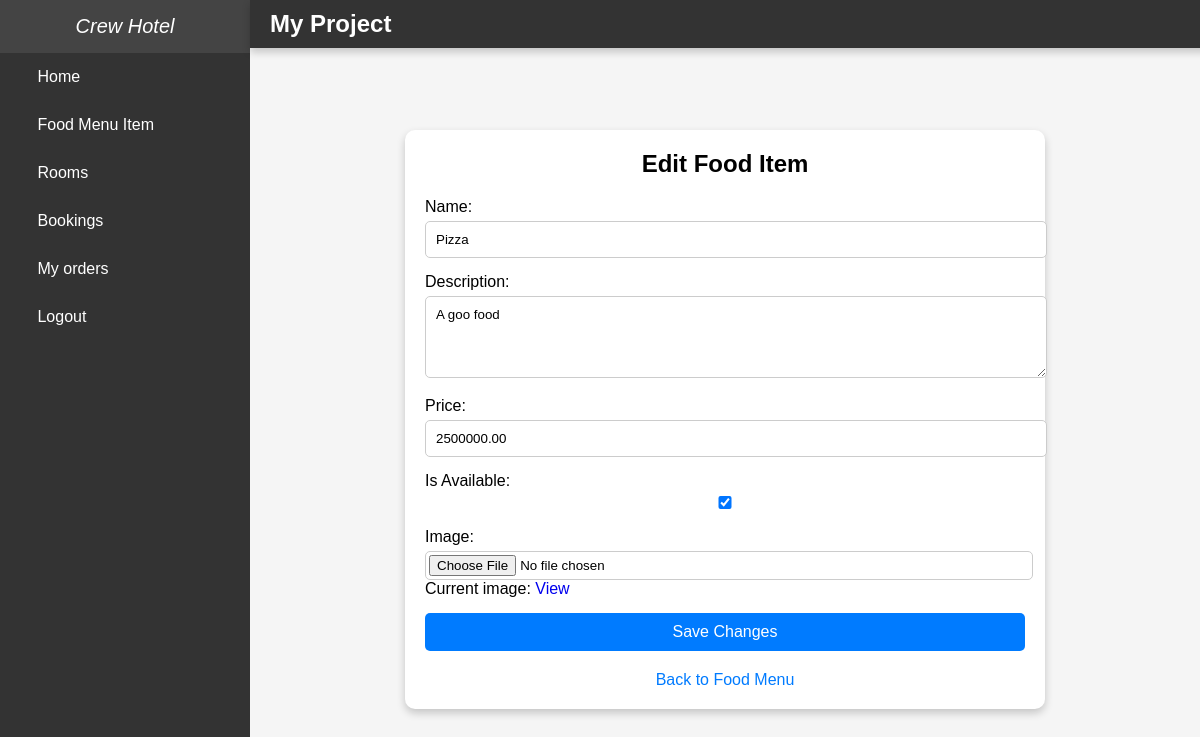
Page /edit_food_item/1/ (signed in) on the committed database.
### hotel/models.py (models this page shows, shortened)
class FoodItem(models.Model):
    name = models.CharField(max_length=255)
    description = models.TextField(blank=True, null=True)
    price = models.DecimalField(max_digits=10, decimal_places=2)
    is_available = models.BooleanField(default=True)
    image = models.ImageField(upload_to='food_images/', blank=True, null=True)

### hotel/views.py (the view, shortened to what this page needs)
# urls.py: path('edit_food_item/<int:food_item_id>/', views.edit_food_item, name='edit_food_item'),  # Added URL pattern for editing food item
@login_required
def edit_food_item(request, food_item_id):
    food_item = get_object_or_404(FoodItem, id=food_item_id)
    return render(request, 'edit_food_item.html', {'food_item': food_item})

### templates/edit_food_item.html (shortened to what this page needs)
{% extends 'side_bar.html'%}
{% block main_b %}
<!DOCTYPE html>
<html>
<head>
</head>
<body>
    <div class="container">
        <h2>Edit Food Item</h2>
        <form method="post" enctype="multipart/form-data">
            <div class="form-group">
                <label for="name">Name:</label>
                <input type="text" id="name" name="name" value="{{ food_item.name }}" required>
            </div>
            <div class="form-group">
                <label for="description">Description:</label>
                <textarea id="description" name="description" rows="4">{{ food_item.description }}</textarea>
            </div>
            <div class="form-group">
                <label for="price">Price:</label>
                <input type="number" step="0.01" id="price" name="price" value="{{ food_item.price }}" required>
            </div>
            <div class="form-group">
                <label for="is_available">Is Available:</label>
                <input type="checkbox" id="is_available" name="is_available" {% if food_item.is_available %}checked{% endif %}>
            </div>
            <div class="form-group">
                <label for="image">Image:</label>
                <input type="file" accept=".jpg, .jpeg, .png, .PNG" id="image" name="image">
                {% if food_item.image %}
                <p>Current image: <a href="{{ food_item.image.url }}" target="_blank">View</a></p>
                {% endif %}
            </div>
            <div class="form-group">
                <button type="submit">Save Changes</button>
            </div>
        </form>
        <a href="{% url 'food_menu' %}" class="back-button">Back to Food Menu</a>
    </div>
</body>
</html>
{% endblock %}

### static/css/home.css (style rules this page uses)
* { margin: 0; padding: 0; font-family: 'Poppins', sans-serif; }

### templates/side_bar.html (style rules this page uses)
body { font-family: Arial, sans-serif; margin: 0; padding: 0; display: flex; min-height: 100vh; overflow-x: hidden; }
a { text-decoration: none; }

### templates/edit_food_item.html (style rules this page uses)
body { font-family: Arial, sans-serif; margin: 0; padding: 0; background-color: #f5f5f5; }
.container { max-width: 600px; margin: 50px auto; background-color: #fff; padding: 20px; border-radius: 10px; box-shadow: 0 4px 8px rgba(0, 0, 0, 0.2); }
.container h2 { text-align: center; margin-bottom: 20px; }
.form-group { margin-bottom: 15px; }
.form-group label { display: block; margin-bottom: 5px; }
.form-group input, .form-group textarea { width: 100%; padding: 10px; border: 1px solid #ccc; border-radius: 5px; }
.form-group input[type="file"] { padding: 3px; }
.form-group button { width: 100%; padding: 10px; background-color: #007bff; border: none; color: white; font-size: 16px; border-radius: 5px; cursor: pointer; transition: background-color 0.3s; }
.back-button { display: block; text-align: center; margin-top: 20px; text-decoration: none; color: #007bff; }

### rows in the picture
FoodItem: name "Pizza", description "A goo food", price "2500000.00", is_available "☑"
